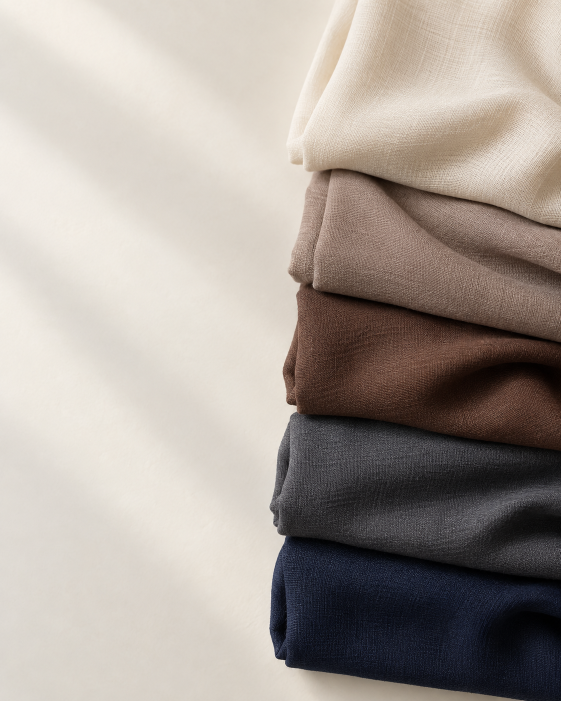
#> input picture CONTENT/DAY-02/assets/five-fabrics-photo.png, 1122 x 1402 px (shown at 1/2 size)
$ python render.py
#> lines starting #> are read from the running program, lines starting #| are printed output that depends on the picture
"""Render Day 2 assets with Pillow: python CONTENT/DAY-02/render.py"""

from pathlib import Path
from PIL import Image, ImageDraw, ImageFont, ImageFilter

ROOT = Path(__file__).resolve().parent
ASSETS = ROOT / "assets"
LOGO_SOURCE = ROOT.parent.parent / "Logo Hijab Syari Transparan.png"
FONTS = Path("C:/Windows/Fonts")

PAPER = (251, 248, 243)
CREAM_BG = (246, 240, 231)
INK = (49, 43, 39)
TAUPE_BG = (119, 94, 81)
LINE = (204, 187, 171)
MUTED = (107, 92, 82)

COLORS = {
    "cream": (230, 217, 196),
    "taupe": (153, 133, 117),
    "mocha": (111, 76, 61),
    "charcoal": (73, 74, 78),
    "navy": (38, 48, 69),
}


def font(name, size):
    return ImageFont.truetype(str(FONTS / name), size)


# [7 lines left out: function draw_lines, not called in this run]


def logo(dark=False, width=310):
    src = Image.open(LOGO_SOURCE).convert("RGBA")
    src = src.crop(src.getchannel("A").getbbox())
    color = (239, 194, 137) if dark else INK
    out = Image.new("RGBA", src.size, color + (0,))
    out.putalpha(src.getchannel("A"))
    return out.resize((width, round(out.height * width / out.width)), Image.Resampling.LANCZOS)


def masthead(im, dark=False, line_end=1004, y=39):
    mark = logo(dark)
    im.paste(mark, (76, y), mark)
    d = ImageDraw.Draw(im)
    d.line((76, 150, line_end, 150), fill=(214, 195, 179) if dark else LINE, width=2)


def save(im, name):
    im.save(ASSETS / name, optimize=True)


def cover():
    photo = Image.open(ASSETS / "five-fabrics-photo.png").convert("RGB")
#> photo is the input picture: PIL image 1122x1402 RGB; mean R, G, B 167.5, 158.8, 151.7
    im = photo.resize((1080, 1350), Image.Resampling.LANCZOS)
    wash = Image.new("RGBA", im.size, (0, 0, 0, 0))
#> wash: PIL image 1080x1350 RGBA; every value is 0
    overlay = wash.load()
    for x in range(im.width):
        alpha = int(246 * max(0, min(1, (750 - x) / 435)))
        for y in range(im.height):
            overlay[x, y] = (*PAPER, alpha)
    im = Image.alpha_composite(im.convert("RGBA"), wash).convert("RGB")
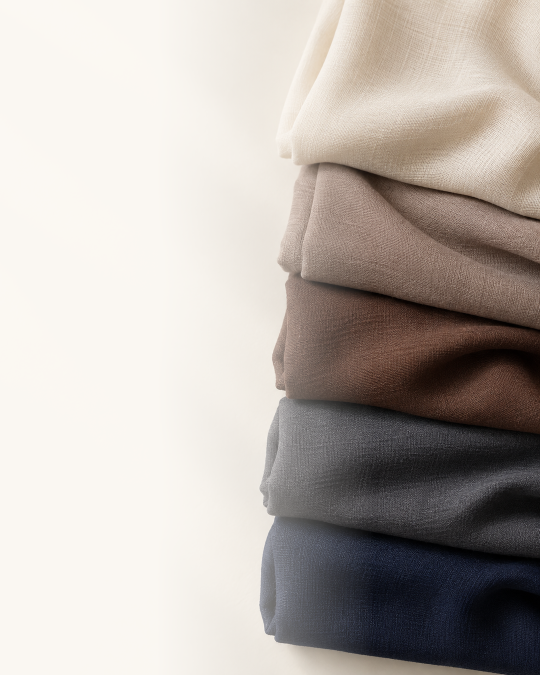
#> im: PIL image 1080x1350 RGB (shown at 1/2 size); mean R, G, B 183.6, 176.5, 171
    masthead(im, line_end=600)
    d = ImageDraw.Draw(im)
    draw_lines(d, ["5 warna hijab", "yang gampang", "dipadukan."], (76, 330),
               "GeorgiaPro-CondRegular.ttf", 84, INK, 93)
    d.line((80, 685, 190, 685), fill=TAUPE_BG, width=5)
    draw_lines(d, ["Ide padu padan dari", "isi lemari yang ada."],
               (76, 735), "ArialNova.ttf", 32, INK, 47)
    save(im, "01-cover.png")


def swatch_bar(draw, x, y, width, height, color):
    draw.rounded_rectangle((x, y, x + width, y + height), radius=12, fill=color)


# [87 lines left out: functions intro, color_slide, closing, story, not called in this run]


if __name__ == "__main__":
#> (the run stopped early here; a loop or call above may not have finished)
